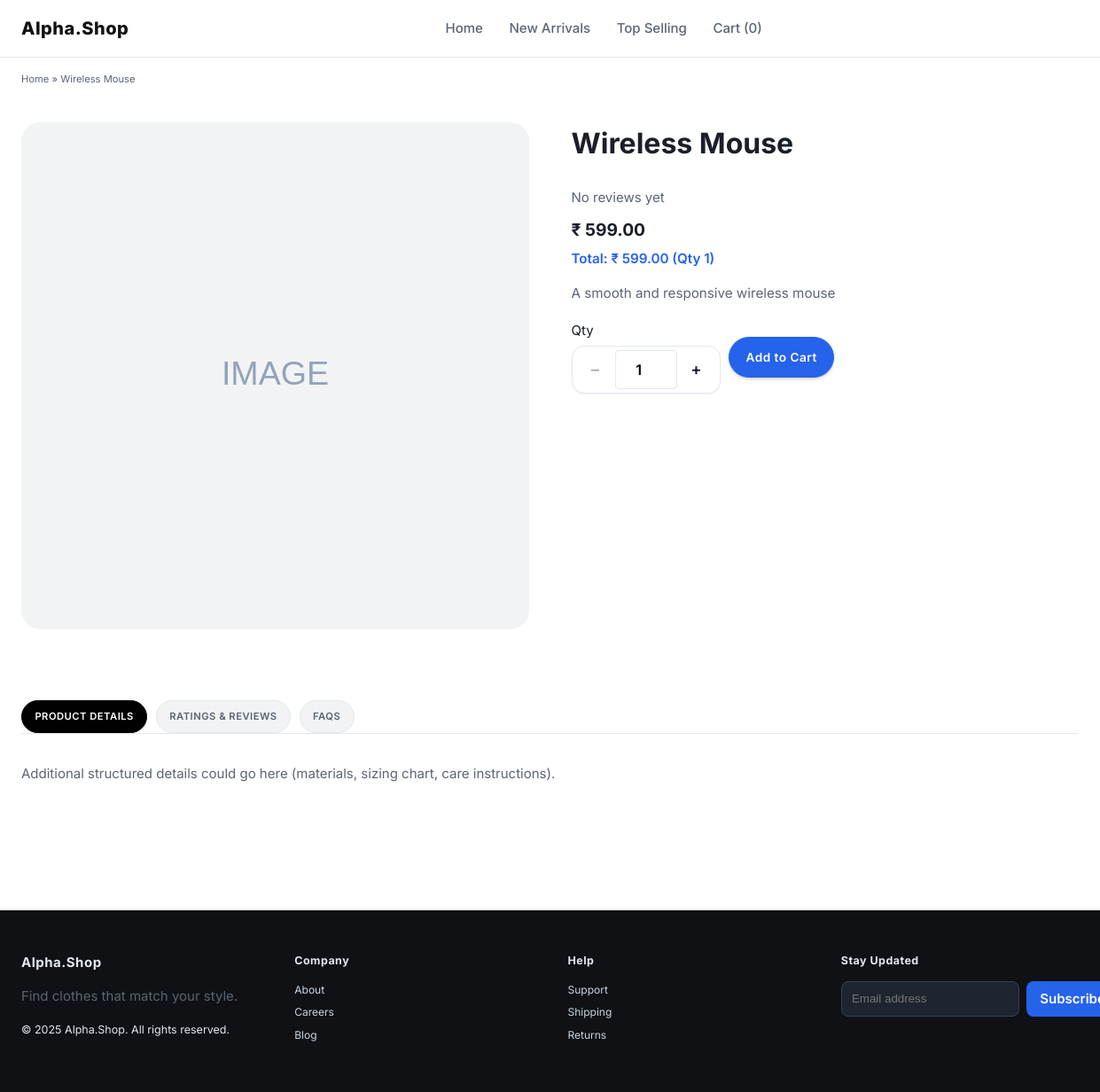
/ecommerce/product.php?id=1, run on the app's committed database.
### tables this page shows
CREATE TABLE products (
  id INT AUTO_INCREMENT PRIMARY KEY,
  name VARCHAR(120) NOT NULL,
  description TEXT,
  price DECIMAL(10,2) NOT NULL DEFAULT 0.00,
  image VARCHAR(255) DEFAULT 'placeholder.png',
  created_at TIMESTAMP DEFAULT CURRENT_TIMESTAMP
);

### ecommerce/image_resolver.php (called while the page is built, shortened)
<?php
function resolve_product_image(?PDO $pdo, array $product): string {
    $raw = trim((string)($product['image'] ?? ''));
    $imagesDir = __DIR__ . '/images';
    $placeholder = 'images/placeholder.svg';
    if ($raw !== '') {
        $direct = $imagesDir . '/' . $raw;
    }
    static $candidates = null; static $lowerMap = null; static $tokenIndex = null;
    if ($candidates === null) {
        $candidates = []; $lowerMap = []; $tokenIndex = [];
        foreach (glob($imagesDir . '/*') as $f) {
            $bn = basename($f);
            if ($bn === 'placeholder.svg') continue;
            $candidates[] = $bn;
            $base = preg_replace('/\.[^.]+$/','',$bn);
            $tokens = preg_split('/[-_\.]+/', strtolower($base));
            $tokens = array_filter($tokens, fn($t)=>$t!=='');
            $tokenIndex[$bn] = $tokens;
        }
    }
    if ($raw !== '') {
        $lower = strtolower($raw);
    }
    $rawBase = $raw !== '' ? preg_replace('/\.[^.]+$/','',$raw) : '';
    $rawTokens = $rawBase !== '' ? preg_split('/[-_\.]+/', strtolower($rawBase)) : [];
    $rawTokens = array_filter($rawTokens, fn($t)=>$t!=='');
    $best = null; $bestScore = 0;
    foreach ($candidates as $cand) {
        $tokens = $tokenIndex[$cand] ?? [];
        $score = 0;
        $score -= (strlen($cand) / 10);
    }
    return $placeholder;
}

### ecommerce/product.php (the view, shortened to what this page needs)
<?php
require __DIR__ . '/db_connect.php';
require __DIR__ . '/image_resolver.php';
try { $pdo = get_pdo(); } catch(Throwable $e){ $pdo=null; $connError=$e->getMessage(); }
$id = isset($_GET['id']) ? (int)$_GET['id'] : 0;
$p = null;
if ($pdo instanceof PDO) {
  try {
    $stmt = $pdo->prepare("SELECT * FROM products WHERE id = ?");
    $stmt->execute([$id]);
    $p = $stmt->fetch();
  } catch(Throwable $e) { $queryError = $e->getMessage(); }
}
include __DIR__ . '/header.php';
?>
<nav class="breadcrumb container"><a href="index.php">Home</a> &raquo; <span><?php echo htmlspecialchars($p['name']); ?></span></nav>
<section class="container product-view">
  <div class="pv-gallery">
    <div class="pv-main-img">
      <?php $displayImg = resolve_product_image($pdo instanceof PDO ? $pdo : null, $p); ?>
      <img src="<?php echo htmlspecialchars($displayImg); ?>" alt="<?php echo htmlspecialchars($p['name']); ?>" width="640" height="800" loading="lazy">
    </div>
  </div>
  <div class="pv-info">
    <h1><?php echo htmlspecialchars($p['name']); ?></h1>
    <?php
      $avgRating = null; $reviewCount = 0; $reviews = [];
      try {
        $rs = $pdo->prepare('SELECT id,name,rating,comment,created_at FROM reviews WHERE product_id=? ORDER BY created_at DESC LIMIT 12');
        $rs->execute([$p['id']]);
        $reviews = $rs->fetchAll();
        $reviewCount = count($reviews);
      } catch (Throwable $e) {  }
    ?>
    <div class="rating-summary">
      <?php if($avgRating): ?>
        <span class="stars" aria-label="<?php echo $avgRating; ?> out of 5">
          <?php
            $full = floor($avgRating); $half = ($avgRating*10 % 10)>=5; $i=0;
            for($i=1;$i<=5;$i++){ echo $i<=$full ? '★' : ($i==$full+1 && $half ? '☆' : '☆'); }
          ?>
        </span>
        <span class="rating-text"><?php echo $avgRating; ?>/5 (<?php echo $reviewCount; ?> reviews)</span>
      <?php else: ?>
        <span class="rating-text muted">No reviews yet</span>
      <?php endif; ?>
    </div>
  <div class="pv-price" id="unitPrice" data-unit="<?php echo htmlspecialchars($p['price'],ENT_QUOTES); ?>">₹ <?php echo number_format($p['price'],2); ?></div>
  <div class="pv-total" id="totalPrice" data-initial>Total: ₹ <?php echo number_format($p['price'],2); ?> <span class="qty-readout" id="qtyReadout" data-q="1">(Qty 1)</span></div>
    <p class="pv-desc"><?php echo nl2br(htmlspecialchars($p['description'])); ?></p>
    <form method="post" action="add_to_cart.php" class="pv-cart-form">
      <div class="qty-wrap">
        <label for="qtyInput">Qty</label>
  <div class="qty-control lg" data-qty>
          <button type="button" class="qty-btn" data-dec aria-label="Decrease quantity">−</button>
          <input id="qtyInput" type="number" name="qty" value="1" min="1" inputmode="numeric" pattern="[0-9]*">
          <button type="button" class="qty-btn" data-inc aria-label="Increase quantity">+</button>
        </div>
      </div>
      <button class="btn primary" type="submit">Add to Cart</button>
    </form>
  </div>
</section>
<section class="container reviews-section">
  <div class="reviews-tabs">
    <button class="rev-tab active" data-tab="details">Product Details</button>
    <button class="rev-tab" data-tab="reviews">Ratings & Reviews</button>
    <button class="rev-tab" data-tab="faq">FAQs</button>
  </div>
  <div class="rev-panels">
    <div data-tabpanel="details">
      <p class="muted">Additional structured details could go here (materials, sizing chart, care instructions).</p>
    </div>
  </div>
</section>
<?php include __DIR__ . '/footer.php'; ?>

### ecommerce/css/styles.css (style rules this page uses)
* { box-sizing: border-box; }
:root { --bg: #ffffff; --bg-alt: #f5f7fa; --bg-soft: #f1f3f5; --border: #e2e8f0; --text: #1a1f29; --text-muted: #5b6474; --brand: #111111; --accent: #2563eb; --accent-hover: #1d4ed8; --radius-sm:4px; --radius:8px; --radius-lg:18px; --shadow-sm:0 1px 2px rgba(0,0,0,.05); --shadow:0 4px 12px -2px rgba(0,0,0,.08); --grad: linear-gradient(135deg,#111 0%,#333 100%); font-family:'Inter',system-ui,Arial,sans-serif; }
body { margin:0; background:var(--bg); color:var(--text); font-size:15px; line-height:1.5; }
a { color:var(--accent); text-decoration:none; }
img { max-width:100%; display:block; }
.container { width:min(1240px,100% - 3rem); margin-inline:auto; }
.qty-wrap { display:flex; flex-direction:column; gap:.35rem; }
.qty-control { display:inline-flex; align-items:center; border:1px solid var(--border); border-radius:14px; background:#fff; padding:2px; box-shadow:0 1px 2px rgba(0,0,0,.06); }
.qty-control.lg { padding:4px; }
.qty-control input { width:52px; text-align:center; border:none; background:transparent; font:600 0.9rem/1 var(--font,inherit); padding:4px 2px; }
.qty-control.lg input { width:60px; font-size:1rem; }
.qty-control.lg input { font-weight:600; letter-spacing:.5px; }
.qty-btn { appearance:none; -webkit-appearance:none; border:none; background:transparent; min-width:38px; height:38px; cursor:pointer; font-size:1.05rem; font-weight:600; color:var(--text); display:grid; place-items:center; border-radius:10px; transition:.18s background, .18s color; }
.qty-control.lg .qty-btn { min-width:44px; height:44px; font-size:1.15rem; }
.qty-btn[disabled], .qty-btn.disabled { opacity:.35; cursor:not-allowed; background:transparent!important; }
.product-view { display:grid; gap:3rem; grid-template-columns:repeat(auto-fit,minmax(300px,1fr)); padding:2.5rem 0 3rem; }
.pv-main-img { aspect-ratio:1/1; background:var(--bg-soft); border-radius:22px; display:flex; align-items:center; justify-content:center; overflow:hidden; }
.pv-main-img img { width:100%; height:100%; object-fit:cover; }
.pv-info h1 { margin-top:0; font-size:2rem; font-weight:700; }
.pv-price { font-size:1.2rem; font-weight:700; margin:.6rem 0 1rem; }
.pv-total { font-size:.95rem; margin:-.5rem 0 1rem; font-weight:600; color:var(--accent); }
.pv-desc { color:var(--text-muted); font-size:.95rem; }
.pv-cart-form { display:flex; gap:.6rem; align-items:center; margin-top:1.2rem; }
.pv-cart-form input[type=number] { width:70px; padding:.55rem; border:1px solid var(--border); border-radius:var(--radius-sm); }
.btn { --btn-bg: var(--brand); --btn-color:#fff; cursor:pointer; display:inline-flex; align-items:center; gap:.5rem; font-weight:600; font-size:.85rem; letter-spacing:.5px; padding:.75rem 1.15rem; border-radius:50px; background:var(--btn-bg); color:var(--btn-color)!important; border:1px solid var(--btn-bg); text-decoration:none; transition:.25s background,.25s transform, .25s box-shadow; box-shadow:0 2px 4px -1px rgba(0,0,0,.25); }
.btn.primary { --btn-bg: var(--accent); color:#fff!important; }
button { font:inherit; }
input[type=number] { padding:.45rem .5rem; border:1px solid var(--border); border-radius:10px; font:inherit; }
.muted { color:var(--text-muted); }
.breadcrumb { font-size:.7rem; color:var(--text-muted); padding-top:1rem; }
.breadcrumb a { color:var(--text-muted); }
.reviews-section { padding:2rem 0 4rem; }
.reviews-tabs { display:flex; gap:.6rem; border-bottom:1px solid var(--border); margin-bottom:1.2rem; flex-wrap:wrap; }
.reviews-tabs .rev-tab { background:var(--bg-soft); border:1px solid var(--border); padding:.55rem .9rem; border-radius:40px; font-size:.7rem; font-weight:600; letter-spacing:.5px; cursor:pointer; text-transform:uppercase; color:var(--text-muted); }
.reviews-tabs .rev-tab.active { background:#000; color:#fff; border-color:#000; }
.rev-panels { display:grid; gap:1.5rem; }

### data on the page
products: name "Wireless Mouse", price "599.00", description "A smooth and responsive wireless mouse"
